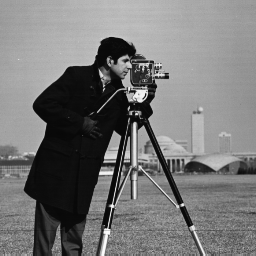
%> input picture Assignment3/q6/cameraman.tif, 256 x 256 px
$ octave q6.m   (GNU Octave 9; MATLAB toolbox functions it lacks are replaced by stand-ins)
%> lines starting %> are read from the running program, lines starting %| are printed output that depends on the picture
%initialising%
I=imread('cameraman.tif');
%> I is the input picture: size 256x256 uint8; min 7, max 253, mean 118.7
I=double(I);
%> I: size 256x256 double
k=16;
afilter=ones(k)/(k^2);

%normal filter%
I1=conv2(I,afilter);
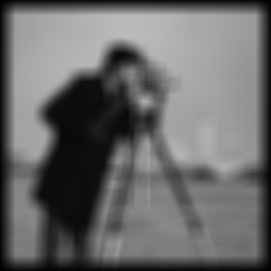
%> I1: size 271x271 double; min 0.441, max 187.1, mean 105.9
imshow(I1,[]);
figure;

%optimised filter%
row=ones(1,k);
col=ones(k,1);
I2=conv2(I,col);
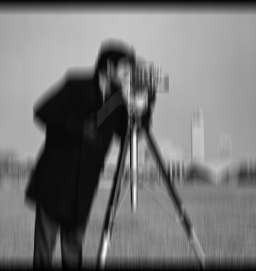
%> I2: size 271x256 double; min 12, max 3861, mean 1794.4; drawn with min black and max white
I2=conv2(I2,row);
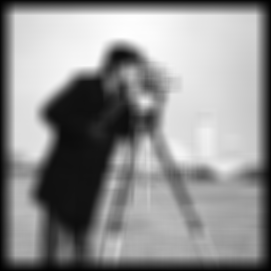
%> I2: size 271x271 double; min 113, max 47886, mean 27122; drawn with min black and max white
I2=I2/(k^2);
imshow(I2,[]);
figure;

samples=100;
a=ones(samples,1);
b=ones(samples,1);

for i=1:samples

afilter=ones(i)/(i^2);
tic
I1=conv2(I,afilter);
a(i)=toc;

col=ones(i,1);
row=ones(1,i);
tic
I2=conv2(I,col);
I2=conv2(I2,row);
I2=I2/(i^2);
b(i)=toc;

end
%> this loop made 100 passes
%> pass 2, `I1=conv2(I,afilter);`:
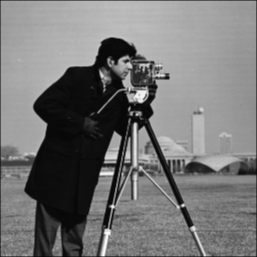
%> I1: size 257x257 double; min 6, max 250.5, mean 117.8
%> pass 2, `I2=conv2(I,col);`:
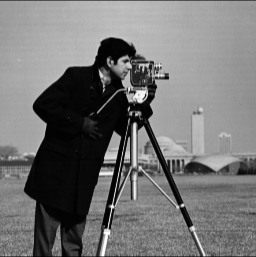
%> I2: size 257x256 double; min 12, max 503, mean 236.5; drawn with min black and max white
%> pass 3, `I1=conv2(I,afilter);`:
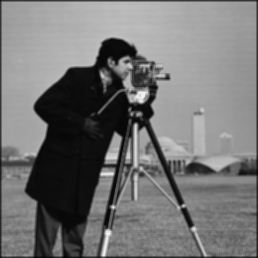
%> I1: size 258x258 double; min 4, max 249.9, mean 116.9
%> after the loop, a = 100 values, max 0.123 at index 100, min 0.000336 at index 4, mean 0.0418; b = 100 values, max 0.0101 at index 2, min 0.000522 at index 4, mean 0.00235
x=1:samples;
plot(x,a,x,b,'--');
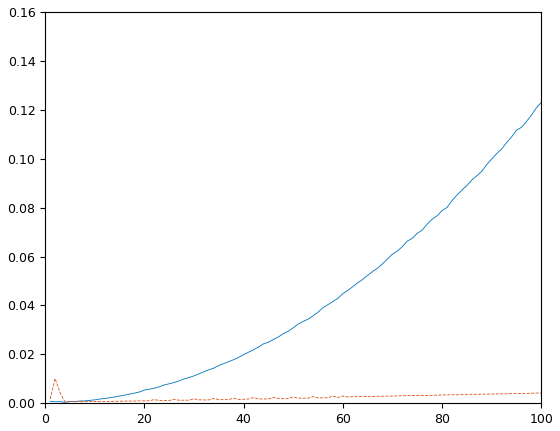
%> figure redrawn from the program's plot data; curve peaks at x = 100, y = 0.123; curve peaks at x = 2, y = 0.0101
